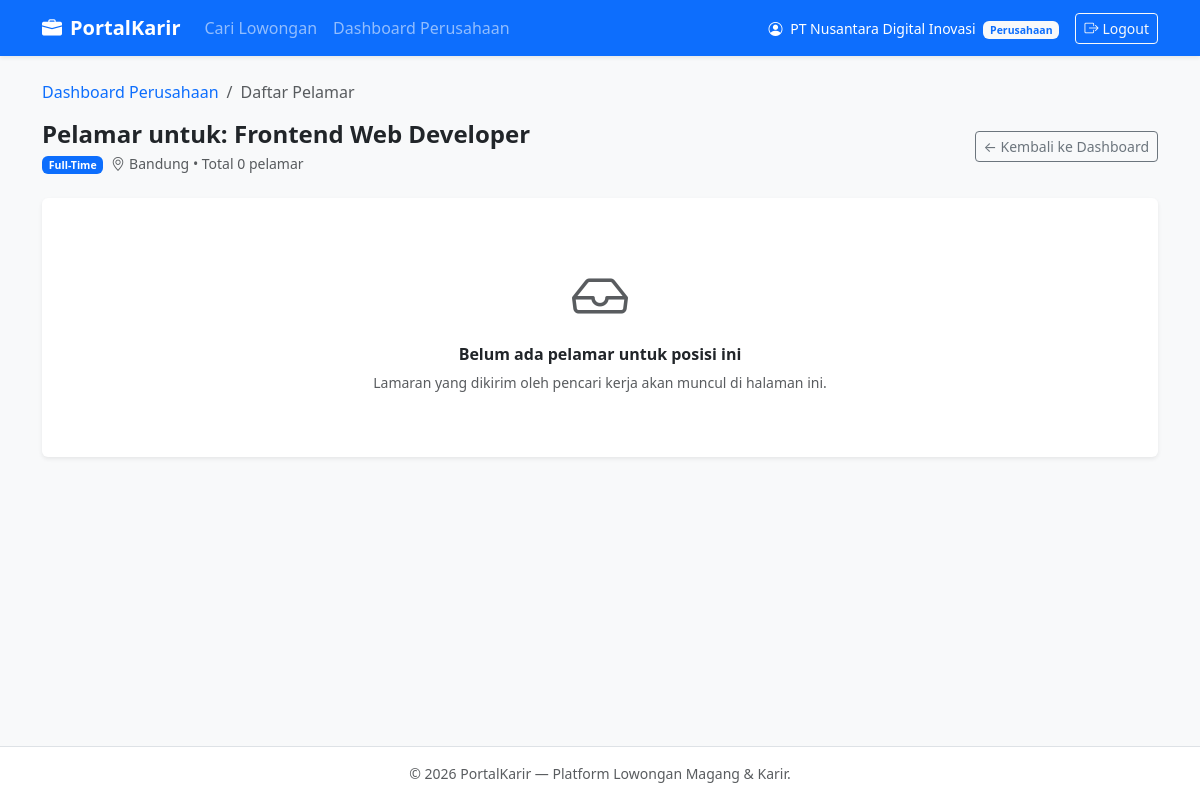
Page /company/jobs/2/applicants (signed in) on the committed database.
### models.py (models this page shows, shortened)
class User(UserMixin, db.Model):
    __tablename__ = 'users'
    id = db.Column(db.Integer, primary_key=True)
    name = db.Column(db.String(100), nullable=False)
    email = db.Column(db.String(120), unique=True, nullable=False, index=True)
    password_hash = db.Column(db.String(256), nullable=False)
    role = db.Column(db.String(20), nullable=False, default='seeker')
    company_name = db.Column(db.String(150), nullable=True)
    created_at = db.Column(db.DateTime, default=lambda: datetime.now(timezone.utc))
    jobs = db.relationship('Job', backref='employer', lazy=True, cascade='all, delete-orphan')
    applications = db.relationship('Application', backref='applicant', lazy=True, cascade='all, delete-orphan')

class Job(db.Model):
    __tablename__ = 'jobs'
    id = db.Column(db.Integer, primary_key=True)
    title = db.Column(db.String(150), nullable=False)
    location = db.Column(db.String(100), nullable=False)
    job_type = db.Column(db.String(50), nullable=False, default='Magang')
    salary_range = db.Column(db.String(100), nullable=True)
    description = db.Column(db.Text, nullable=False)
    requirements = db.Column(db.Text, nullable=False)
    is_active = db.Column(db.Boolean, default=True)
    created_at = db.Column(db.DateTime, default=lambda: datetime.now(timezone.utc))
    company_id = db.Column(db.Integer, db.ForeignKey('users.id'), nullable=False)
    applications = db.relationship('Application', backref='job', lazy=True, cascade='all, delete-orphan')

### app.py (the view)
@app.route('/company/jobs/<int:job_id>/applicants')
@role_required('company')
def job_applicants(job_id):
    job = db.get_or_404(Job, job_id)
    if job.company_id != current_user.id:
        flash('Anda tidak memiliki izin untuk melihat pelamar lowongan ini.', 'danger')
        return redirect(url_for('company_dashboard'))
    applications = Application.query.filter_by(job_id=job.id).order_by(Application.applied_at.desc()).all()
    return render_template('company/applicants.html', job=job, applications=applications)

### app.py (called while the page is built)
@login_manager.user_loader
def load_user(user_id):
    return db.session.get(User, int(user_id))

def role_required(role):
    def decorator(f):
        @wraps(f)
        @login_required
        def decorated_function(*args, **kwargs):
            if current_user.role != role:
                flash('Akses ditolak: Anda tidak memiliki izin untuk halaman tersebut.', 'danger')
                return redirect(url_for('index'))
            return f(*args, **kwargs)
        return decorated_function
    return decorator

### templates/company/applicants.html (shortened to what this page needs)
{% extends "base.html" %}
{% block content %}
<nav aria-label="breadcrumb" class="mb-3">
    <ol class="breadcrumb small">
        <li class="breadcrumb-item"><a href="{{ url_for('company_dashboard') }}" class="text-decoration-none">Dashboard Perusahaan</a></li>
        <li class="breadcrumb-item active">Daftar Pelamar</li>
    </ol>
</nav>
<div class="d-flex flex-wrap justify-content-between align-items-center gap-2 mb-4">
    <div>
        <h4 class="fw-bold mb-1">Pelamar untuk: {{ job.title }}</h4>
        <p class="text-muted small mb-0">
            <span class="badge bg-primary me-1">{{ job.job_type }}</span>
            <i class="bi bi-geo-alt me-1"></i>{{ job.location }} &bull; Total {{ applications|length }} pelamar
        </p>
    </div>
    <a href="{{ url_for('company_dashboard') }}" class="btn btn-outline-secondary btn-sm">
        &larr; Kembali ke Dashboard
    </a>
</div>
{% if applications %}
    <div class="row g-3">
        {% for app_item in applications %}
            <div class="col-12">
                <div class="card border-0 shadow-sm">
                    <div class="card-body p-4">
                        <div class="d-flex flex-wrap justify-content-between align-items-start gap-3 mb-3">
                            <div>
                                <h5 class="fw-bold mb-1">{{ app_item.applicant.name }}</h5>
                                <div class="small text-muted">
                                    <i class="bi bi-envelope me-1"></i>{{ app_item.applicant.email }}
                                    <span class="mx-2">&bull;</span>
                                    <i class="bi bi-clock me-1"></i>Melamar pada {{ app_item.applied_at.strftime('%d %b %Y, %H:%M') }}
                                </div>
                                {% if app_item.portfolio_url %}
                                    <div class="mt-2">
                                        <a href="{{ app_item.portfolio_url }}" target="_blank" rel="noopener noreferrer" class="btn btn-sm btn-outline-primary">
                                            <i class="bi bi-link-45deg me-1"></i>Lihat CV / Portofolio
                                        </a>
                                    </div>
                                {% endif %}
                            </div>
                            <form method="POST" action="{{ url_for('update_application_status', app_id=app_item.id) }}" class="d-flex align-items-center gap-2">
                                <label class="small fw-semibold text-muted mb-0">Status:</label>
                                <select name="status" class="form-select form-select-sm" style="width: auto;">
                                    <option value="Pending" {% if app_item.status == 'Pending' %}selected{% endif %}>Pending</option>
                                    <option value="Reviewed" {% if app_item.status == 'Reviewed' %}selected{% endif %}>Reviewed</option>
                                    <option value="Accepted" {% if app_item.status == 'Accepted' %}selected{% endif %}>Accepted</option>
                                    <option value="Rejected" {% if app_item.status == 'Rejected' %}selected{% endif %}>Rejected</option>
                                </select>
                                <button type="submit" class="btn btn-sm btn-primary">Simpan</button>
                            </form>
                        </div>
                        <div class="bg-light p-3 rounded">
                            <span class="small fw-semibold text-muted d-block mb-1">Cover Letter / Pesan Singkat Pelamar:</span>
                            <div class="small text-dark formatted-text">{{ app_item.cover_letter }}</div>
                        </div>
                    </div>
                </div>
            </div>
        {% endfor %}
    </div>
{% else %}
    <div class="card border-0 shadow-sm text-center py-5">
        <div class="card-body">
            <i class="bi bi-inbox display-4 text-muted mb-3 d-block"></i>
            <h6 class="fw-bold">Belum ada pelamar untuk posisi ini</h6>
            <p class="text-muted small mb-0">Lamaran yang dikirim oleh pencari kerja akan muncul di halaman ini.</p>
        </div>
    </div>
{% endif %}
{% endblock %}

### templates/base.html (shortened to what this page needs)
<!DOCTYPE html>
<html lang="id">
<head>
    <link href="https://cdn.jsdelivr.net/npm/bootstrap@5.3.3/dist/css/bootstrap.min.css" rel="stylesheet">
    <link href="https://cdn.jsdelivr.net/npm/bootstrap-icons@1.11.3/font/bootstrap-icons.min.css" rel="stylesheet">
    <link href="{{ url_for('static', filename='css/style.css') }}" rel="stylesheet">
</head>
<body>
    <nav class="navbar navbar-expand-lg navbar-dark bg-primary shadow-sm sticky-top">
        <div class="container">
            <a class="navbar-brand fw-bold" href="{{ url_for('index') }}">
                <i class="bi bi-briefcase-fill me-2"></i>PortalKarir
            </a>
            <div class="collapse navbar-collapse" id="navbarNav">
                <ul class="navbar-nav me-auto">
                    <li class="nav-item">
                        <a class="nav-link {% if request.endpoint == 'index' %}active fw-semibold{% endif %}" href="{{ url_for('index') }}">
                            Cari Lowongan
                        </a>
                    </li>
                    {% if current_user.is_authenticated %}
                        {% if current_user.role == 'company' %}
                            <li class="nav-item">
                                <a class="nav-link {% if request.endpoint == 'company_dashboard' %}active fw-semibold{% endif %}" href="{{ url_for('company_dashboard') }}">
                                    Dashboard Perusahaan
                                </a>
                            </li>
                        {% elif current_user.role == 'seeker' %}
                            <li class="nav-item">
                                <a class="nav-link {% if request.endpoint == 'seeker_dashboard' %}active fw-semibold{% endif %}" href="{{ url_for('seeker_dashboard') }}">
                                    Dashboard Pelamar
                                </a>
                            </li>
                        {% endif %}
                    {% endif %}
                </ul>
                <ul class="navbar-nav ms-auto align-items-lg-center gap-2">
                    {% if current_user.is_authenticated %}
                        <li class="nav-item">
                            <span class="navbar-text text-white small me-2">
                                <i class="bi bi-person-circle me-1"></i>
                                {{ current_user.company_name if current_user.role == 'company' else current_user.name }}
                                <span class="badge bg-light text-primary ms-1">
                                    {{ 'Perusahaan' if current_user.role == 'company' else 'Pelamar' }}
                                </span>
                            </span>
                        </li>
                        <li class="nav-item">
                            <a href="{{ url_for('logout') }}" class="btn btn-outline-light btn-sm">
                                <i class="bi bi-box-arrow-right me-1"></i>Logout
                            </a>
                        </li>
                    {% endif %}
                </ul>
            </div>
        </div>
    </nav>
    <main class="py-4">
        <div class="container">
            {% block content %}{% endblock %}
        </div>
    </main>
    <footer class="bg-white border-top py-3 mt-auto">
        <div class="container text-center text-muted small">
            &copy; 2026 PortalKarir &mdash; Platform Lowongan Magang & Karir.
        </div>
    </footer>
</body>
</html>

### static/css/style.css (style rules this page uses)
body { display: flex; flex-direction: column; min-height: 100vh; background-color: #f8f9fa; }
main { flex: 1; }

### rows in the picture
User: role+company_name "PT Nusantara Digital Inovasi", role "Perusahaan"
Job: title "Frontend Web Developer", job_type "Full-Time", location "Bandung"

### other values in the picture
{{ applications|length }} "0"
